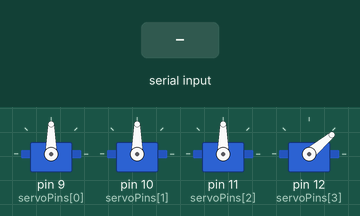
A sketch run on a simulated Arduino Uno, built with avr-gcc and run on an emulated ATmega328P. Parts: 4 × servo. The test bench sets the inputs (shaded band).

Above: at 1.2 s.
1.3 s: "stop\n" received over Serial
At 5.84 s:
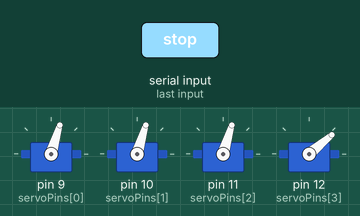
At 7.78 s:
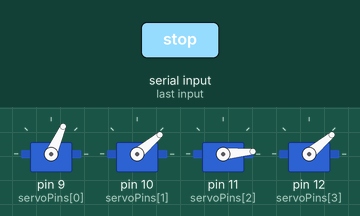
8.0 s: "stop\n" received over Serial
At 8.76 s:
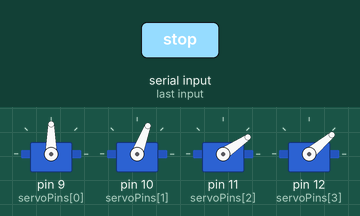
At 9.36 s:
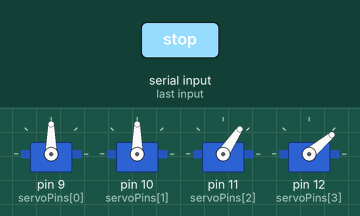
11.5 s: byte 10 ('\n') received over Serial
21.1 s: "1\n" received over Serial
24.6 s: byte 13 ('\r') received over Serial
28.1 s: "0\n" received over Serial
Timing chart, 0 to 32.8 s (numbered marks = the images above; inputs shaded):
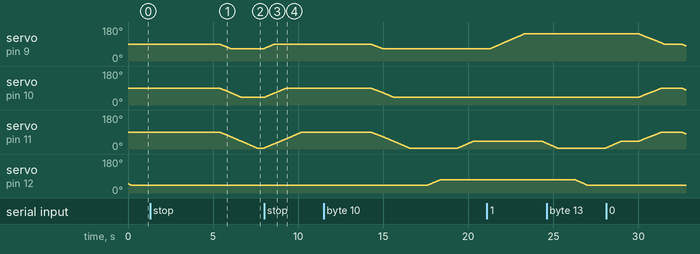

Measured:
- after the input at 1.3 s, servo on pin 12 (servoPins[3]): stays 40° (without the input it goes to 41° after 3.2 s)
- after the input at 8.0 s, servo on pin 9 (servoPins[0]): moves from 66° to 90° over 0.62 s, starting at once; servo on pin 10 (servoPins[1]): moves from 40° to 90° over 1.3 s, starting at once; servo on pin 12 (servoPins[3]): stays 40° (without the input it goes to 41° after 0.63 s)

The sketch:

low_level.ino
```cpp
#include <Servo.h>
// ใช้ Servo library สำหรับควบคุมเซอร์โวมอเตอร์

/* =========================
   ส่วนที่ 1: ค่าคงที่ของระบบ
   ========================= */

// จำนวนเซอร์โวมอเตอร์ที่ใช้งาน
const int NUM_SERVOS = 4;

// จำนวนลำดับท่าทาง (motion steps)
// *** แก้ไขแล้ว: ใช้ space ปกติ ไม่มี hidden character ***
const int NUM_STEPS = 8;

/* =========================
   ส่วนที่ 2: ตัวแปรฮาร์ดแวร์
   ========================= */

// ประกาศอ็อบเจกต์ Servo จำนวน 4 ตัว
Servo servos[NUM_SERVOS];

// ขาที่ต่อกับ Servo แต่ละตัว (เรียงตาม index)
int servoPins[NUM_SERVOS] = {9, 10, 11, 12};

/* =========================
   ส่วนที่ 3: ตารางลำดับการเคลื่อนที่
   ========================= */

// ตารางกำหนดตำแหน่งเซอร์โวในแต่ละ step
// รูปแบบ: {servo0, servo1, servo2, servo3}
// หน่วยเป็นองศา (0–180)
int positions[NUM_STEPS][NUM_SERVOS] = {
  { 90,  90,  90,  40},  // Step 1: ท่าเริ่มต้น
  { 66,  40,   5,  40},  // Step 2
  { 66,  40,   5,  70},  // Step 3
  { 66,  40,  40,  70},  // Step 4
  {145,  40,  40,  70},  // Step 5
  {145,  40,   5,  70},  // Step 6
  {145,  40,   5,  40},  // Step 7
  {145,  40,  40,  40}   // Step 8
};

/* =========================
   ส่วนที่ 4: สถานะปัจจุบันของเซอร์โว
   ========================= */

// ตำแหน่งปัจจุบันของเซอร์โวแต่ละตัว
// ใช้เป็นฐานในการขยับแบบ smooth
int currentPos[NUM_SERVOS] = {90, 90, 90, 50};

/* =========================
   ส่วนที่ 5: พารามิเตอร์ด้านเวลา
   ========================= */

// หน่วงเวลาระหว่างการขยับทีละ 1 องศา
// ค่ายิ่งน้อย การเคลื่อนที่จะยิ่งลื่น
int stepDelay = 25;

// หน่วงเวลาหลังจากถึงตำแหน่งเป้าหมายแต่ละ step
int holdDelay = 1000;

/* =========================
   ส่วนที่ 6: ตัวแปรควบคุมคำสั่ง Stop
   ========================= */

// flag สำหรับบอกว่ามีการสั่งหยุดหรือไม่
bool stopRequested = false;

// ใช้เก็บข้อความที่รับมาทาง Serial (ทีละบรรทัด)
String rxLine = "";

/* =========================
   ฟังก์ชัน setup()
   ========================= */

void setup() {
  // เปิด Serial communication
  Serial.begin(115200);

  // ผูกเซอร์โวแต่ละตัวเข้ากับขาที่กำหนด
  // และตั้งค่าเริ่มต้นให้ตรงกับ currentPos
  for (int i = 0; i < NUM_SERVOS; i++) {
    servos[i].attach(servoPins[i]);
    servos[i].write(currentPos[i]);
  }
}

/* =========================
   ฟังก์ชัน loop()
   ========================= */

void loop() {

  // วนลำดับท่าทางทั้งหมดอย่างต่อเนื่อง
  for (int step = 0; step < NUM_STEPS; step++) {

    // ตรวจสอบว่ามีการร้องขอ stop หรือไม่
    if (stopRequested) {
      handleStop();
      step = -1;  // รีเซ็ต loop กลับไปเริ่ม step 0 ใหม่
      continue;
    }

    // เคลื่อนที่ไปยังตำแหน่งของ step ปัจจุบันแบบ smooth
    moveSmooth(positions[step]);

    // ค้างตำแหน่ง แต่ยังฟัง Serial ระหว่างค้าง
    if (delayWithSerialCheck(holdDelay)) {
      handleStop();
      step = -1;
      continue;
    }
  }
}

/* =========================
   ส่วนที่ 7: การรับคำสั่งทาง Serial
   ========================= */

// อ่านข้อมูลจาก Serial แบบ non-blocking
void pollSerial() {
  while (Serial.available() > 0) {
    char c = (char)Serial.read();

    // เมื่อเจอจบบรรทัด
    if (c == '\n' || c == '\r') {
      if (rxLine.length() > 0) {

        rxLine.trim();         // ตัดช่องว่างหัว-ท้าย
        rxLine.toLowerCase();  // แปลงเป็นตัวพิมพ์เล็ก

        // ตรวจคำสั่ง "stop"
        if (rxLine == "stop") {
          stopRequested = true;
        }

        // ล้าง buffer เพื่อรอคำสั่งใหม่
        rxLine = "";
      }
    } else {
      // ป้องกัน String โตเกินไป (ลดปัญหา heap fragmentation)
      if (rxLine.length() < 32) {
        rxLine += c;
      }
    }
  }
}

/* =========================
   หน่วงเวลาแบบยังฟัง Serial
   ========================= */

// คืนค่า true หากพบ stop ระหว่างหน่วงเวลา
bool delayWithSerialCheck(unsigned long ms) {
  unsigned long start = millis();

  while (millis() - start < ms) {
    pollSerial();           // ตรวจ Serial ตลอดเวลา
    if (stopRequested) {
      return true;
    }
    delay(5);               // หน่วงสั้น ๆ เพื่อลดโหลด CPU
  }

  return false;
}

/* =========================
   ฟังก์ชันจัดการเมื่อสั่ง stop
   ========================= */

void handleStop() {

  // เคลียร์ flag เพื่อเตรียมรับคำสั่งใหม่
  stopRequested = false;

  // เคลื่อนกลับไปยังท่าเริ่มต้น (Step 0)
  moveSmooth(positions[0]);

  // ค้าง 3 วินาที โดยยังฟัง Serial
  delayWithSerialCheck(3000);
}

/* =========================
   ฟังก์ชันเคลื่อนที่แบบ Smooth
   ========================= */

void moveSmooth(int target[]) {

  bool moving = true;

  // ขยับจนกว่าจะถึงทุกแกน
  while (moving) {

    moving = false;

    // ฟัง Serial ตลอดการเคลื่อนที่
    pollSerial();
    if (stopRequested) {
      return;  // หยุดทันทีเพื่อความปลอดภัย
    }

    // ตรวจทุก servo ทีละตัว
    for (int i = 0; i < NUM_SERVOS; i++) {

      if (currentPos[i] < target[i]) {
        currentPos[i]++;
        servos[i].write(currentPos[i]);
        moving = true;
      }
      else if (currentPos[i] > target[i]) {
        currentPos[i]--;
        servos[i].write(currentPos[i]);
        moving = true;
      }
    }

    // หน่วงระหว่าง step แต่ยังตรวจ stop
    if (delayWithSerialCheck(stepDelay)) {
      return;
    }
  }
}
```
